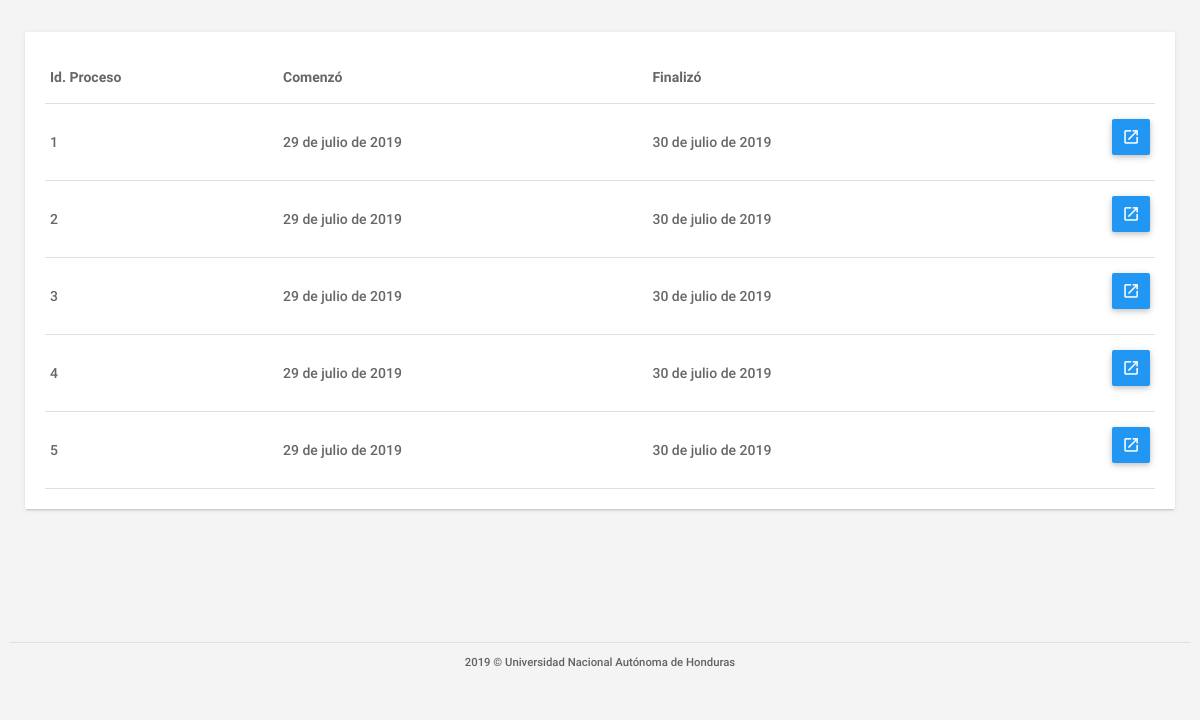
The page /consultar_resultados.php (signed in) on the database as committed earlier.
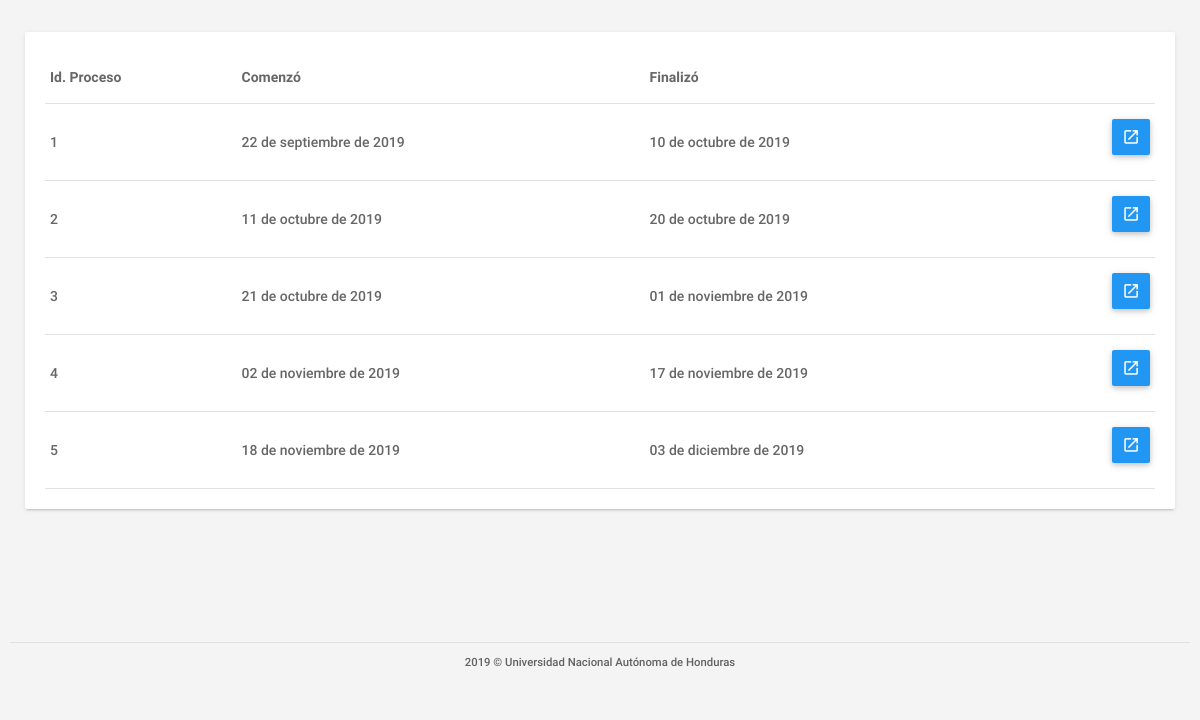
The same page on the database as committed later.
### tables this page shows
CREATE TABLE IF NOT EXISTS `tbl_resultados` (
  `idResultados` INT NOT NULL,
  `urlPdf` VARCHAR(1000) NULL,
  `FechaModificacion` DATETIME NULL,
  `idprocesos` INT NOT NULL,
  `idEstudiante` INT NOT NULL,
  `idorientador` VARCHAR(45) NULL,
  PRIMARY KEY (`idResultados`, `idprocesos`, `idEstudiante`),
  CONSTRAINT `fk_Resultados_tbl_procesos1`
    FOREIGN KEY (`idprocesos`)
    REFERENCES `tbl_procesos` (`idprocesos`)
    ON DELETE NO ACTION
    ON UPDATE NO ACTION,
  CONSTRAINT `fk_Resultados_tbl_estudiantes1`
    FOREIGN KEY (`idEstudiante`)
    REFERENCES `tbl_estudiantes` (`idEstudiante`)
    ON DELETE NO ACTION
    ON UPDATE NO ACTION);

CREATE TABLE IF NOT EXISTS `tbl_procesos` (
  `idprocesos` INT NOT NULL,
  `fechainicio` DATETIME NULL,
  `fechafinal` DATETIME NULL,
  `fechainiciotestlinea` DATETIME NULL,
  `fechafinaltestlinea` DATETIME NULL,
  `urltestlinea1` VARCHAR(300) NULL,
  `urltestline2` VARCHAR(300) NULL,
  `clavetest` VARCHAR(100) NULL,
  `fechainicioentrevista` DATETIME NULL,
  `fechafinentrevista` DATETIME NULL,
  `fechainiciodevuelveresultado` DATETIME NULL,
  `fechafindevuelveresultado` DATETIME NULL,
  `estado` VARCHAR(45) NULL,
  PRIMARY KEY (`idprocesos`));

### assets/clases/class_conexion.php (called while the page is built, shortened)
<?php
	class Conexion{
		private $usuario = "root";
		private $contraseña = "oracle123";
		private $host = "localhost";
		private $baseDatos = "db_formacion";
		private $puerto = "3306";
		private $link;
		public function establecerConexion(){
			$this->link = mysqli_connect($this->host,$this->usuario,$this->contraseña,$this->baseDatos,$this->puerto);
			$this->link->set_charset("utf8");
		}
		public function ejecutarInstruccion($sql){
			return mysqli_query($this->link, $sql);
		}
	}
?>

### consultar_resultados.php (the view, shortened to what this page needs)
<?php
    require('./assets/clases/class_conexion.php');
    $mysql = new Conexion();
    $query=$mysql->ejecutarInstruccion("
    SELECT a.idEstudiante,a.idResultados,c.idprocesos,DATE_FORMAT(c.fechainicio, '%d de %M de %Y') as FI, DATE_FORMAT(c.fechafinal, '%d de %M de %Y') as FF,a.urlPdf FROM
     tbl_resultados a  left join tbl_procesos c on a.idResultados=c.idprocesos WHERE urlPdf IS NOT null
    ");
?>
<!DOCTYPE html>
<html lang="es">
<head>
    <link type="text/css" rel="stylesheet" href="assets/plugins/materialize/css/materialize.min.css" />
    <link href="assets/css/materialize_Icons.css" rel="stylesheet">
    <link href="assets/css/alpha.css" rel="stylesheet" type="text/css" />
    <link href="assets/css/custom.css" rel="stylesheet" type="text/css" />
    <link href="assets/css/gestionar_Usuarios.css" rel="stylesheet" type="text/css">
    <link href="assets/plugins/sweetalert/sweetalert.css" rel="stylesheet" type="text/css" />
    <link href="assets/plugins/material-preloader/css/materialPreloader.min.css" rel="stylesheet">
    <link href="assets/css/consultar_resultados.css" rel="stylesheet">
</head>
<body>
    <div class="mn-content">
        <main class="mn-inner">
            <div class="col s12 m12 l6">
                <div class="card">
                    <div class="card-content">
                        <table class="bordered highlight users_table_list responsive-table">
                            <thead>
                                <tr>
                                    <th class="" data-field="id">Id. Proceso</th>
                                    <th class="" data-field="name">Comenzó</th>
                                    <th class="" data-field="name">Finalizó</th>
                                </tr>
                            </thead>
                            <tbody>
                                <?php
                                   while($datos = mysqli_fetch_array($query))
                                   {
                                 ?>
                                <tr class="user_row" id="<?php  ?>">
                                    <td>
                                        <?php echo $datos["idprocesos"]; ?>
                                    </td>
                                    <td>
                                        <?php echo $datos["FI"]; ?>
                                    </td>
                                    <td>
                                        <?php echo $datos["FF"]; ?>
                                    </td>
                                    <td class="right-align">
                                        <a href="<?php echo $datos['urlPdf']?>" class="waves-effect waves-light btn blue m-b-xs btn_custom_padding">
                                            <i class="material-icons text-white">launch</i>
                                        </a>
                                    </td>
                                </tr>
                                <?php
                               }
                               ?>
                            </tbody>
                        </table>
                    </div>
                </div>
        </main>
        <div id="div-piePagina"></div>
    </div>
    <div class="left-sidebar-hover"></div>
</body>
</html>

Rows that differ between the two databases and show on the page:
changed tbl_resultados (number 1 of 5 on the later page): FI "29 de julio de 2019" → "22 de septiembre de 2019"; FF "30 de julio de 2019" → "10 de octubre de 2019"
changed tbl_resultados (number 2 of 5 on the later page): FI "29 de julio de 2019" → "11 de octubre de 2019"; FF "30 de julio de 2019" → "20 de octubre de 2019"
changed tbl_resultados (number 3 of 5 on the later page): FI "29 de julio de 2019" → "21 de octubre de 2019"; FF "30 de julio de 2019" → "01 de noviembre de 2019"
changed tbl_resultados (number 4 of 5 on the later page): FI "29 de julio de 2019" → "02 de noviembre de 2019"; FF "30 de julio de 2019" → "17 de noviembre de 2019"
changed tbl_resultados (number 5 of 5 on the later page): FI "29 de julio de 2019" → "18 de noviembre de 2019"; FF "30 de julio de 2019" → "03 de diciembre de 2019"
